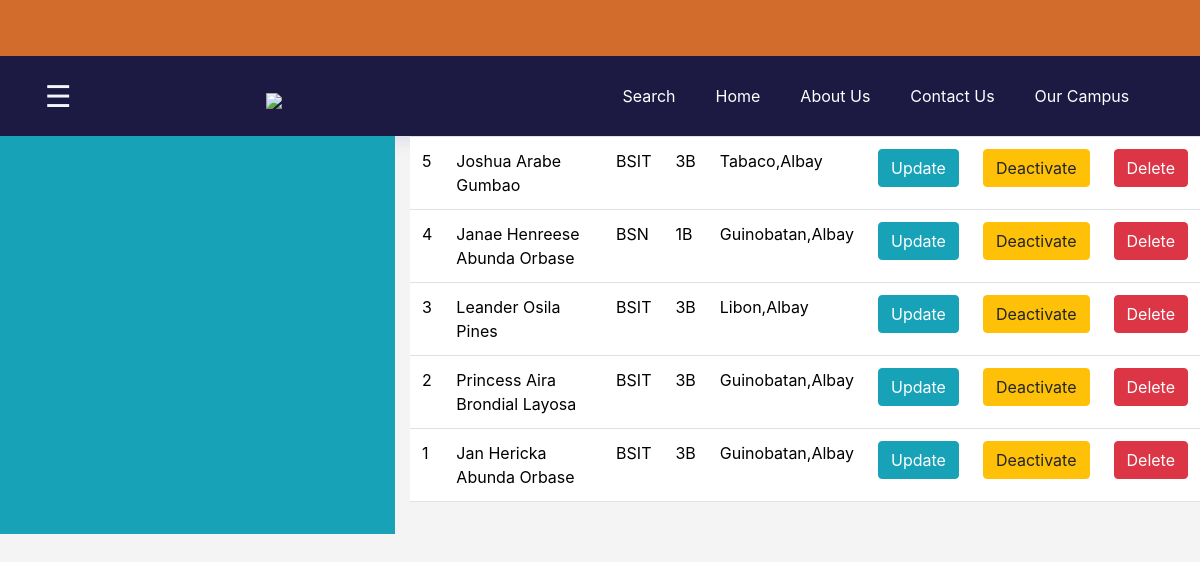
Page /admin/index.php?page=manage (signed in) on the committed database.
### tables this page shows
CREATE TABLE `student_info` (
  `student_id` int(11) NOT NULL,
  `password` varchar(55) NOT NULL,
  `email` varchar(100) NOT NULL,
  `firstname` varchar(55) NOT NULL,
  `middlename` varchar(55) NOT NULL,
  `lastname` varchar(150) NOT NULL,
  `course` varchar(150) NOT NULL,
  `section_year` varchar(55) NOT NULL,
  `student_status` varchar(55) NOT NULL,
  `birthdate` date NOT NULL,
  `gender` varchar(10) NOT NULL,
  `contact_number` varchar(22) NOT NULL,
  `address` text NOT NULL,
  `city` varchar(50) NOT NULL,
  `province` varchar(50) NOT NULL,
  `zip_code` varchar(10) NOT NULL,
  `date_added` timestamp NOT NULL DEFAULT current_timestamp(),
  `user_type` char(1) NOT NULL DEFAULT 'S' COMMENT 'U=User S=Student A=Admin',
  `user_status` char(1) NOT NULL DEFAULT 'A',
  `user_id` int(11) NOT NULL
);

### admin/index.php (the view, shortened to what this page needs)
<?php
include_once "../dbconnect.php";
?>
<!DOCTYPE html>
<html lang="en">
<head>
    <link rel="stylesheet" href="../css/bootstrap.css">
</head>
<body>
<!DOCTYPE html>
<html lang="en">
<head>
<link rel="stylesheet" href="css/bootstrap.css">
<link rel="stylesheet" href="../style/user.css">
<link rel="stylesheet" href="../style/profile_tab.css">
<link href="https://stackpath.bootstrapcdn.com/bootstrap/4.3.1/css/bootstrap.min.css" rel="stylesheet">
</head>
</head>
<body>
<?php if(isset($_GET['page'])){
    if($_GET['page'] == 'home'){
        include_once "../a_nav_bar.php";
        ?>
    <main>
        <div class="school-img-container">
                <div class="img-container">
                    <img src="https://bupcvmgo.weebly.com/uploads/6/5/0/9/65099011/bu-torch-of-wisdom_1_orig.jpg"
                        alt="School img" class="school-img">
                    <h1 class="img-title1">
                    Bicol University Polangui Campus
                    </h1>
                    <h1 class="img-title2">
                    Characterized by productive scholarship, transformative leadership, collaborative service,
                    and distinctive character for sustainable societies
                    </h1>
                </div>
            <div class="about-img-container">
                <div style="display: flex; align-items: center; justify-content: space-between; border: 1px solid #ccc; padding: 10px;">
                        <p style="margin-left: 5vh ;">
                        <div class="aboutbupc">
                            <h3 style="font-size: 20px; padding-top:8vh; margin-bottom: 30px; color: #D16C2D ">
                                <strong>Mission, Vision & Quality Policy</strong></h3>
                            <h4 style="font-size: 30px; line-height: 30px; margin-bottom: 20px; color: #1a73e8; font-family: 'PT Serif'; font-weight: 400; text-transform: none; letter-spacing: 7px; font-style: italic; margin-bottom:15px;">
                                Mission
                            </h4>
                            <p >The Bicol University shall give professional and technical training,
                                and provide advanced and specialized instruction in literature, philosophy, the sciences and arts, besides providing for the promotion of scientific and technological researches (RA 5521, Sec. 3.0).</p>
                            <h5 style="font-size: 30px; padding-top: 5vh; line-height: 30px; margin-bottom: 20px; color: #1a73e8; font-family: 'PT Serif'; font-weight: 400; text-transform: none; letter-spacing: 7px; font-style: italic;">
                                Vision
                            </h5>
                            <p >A University for Humanity characterized by productive scholarship, transformative leadership,
                                collaborative service, and distinctive character for sustainable societies.</p>
                            <h6 style="font-size: 30px;padding-top: 5vh; line-height: 20px; margin-bottom: 30px; color: #1a73e8; font-family: 'PT Serif'; font-weight: 400; text-transform: none; letter-spacing: 7px; font-style: italic;">
                            Quality Policy
                            </h6>
                            <p >Bicol University commits to continually strive for excellence in instruction, research, and
                                extension by meeting the highest level of clientele satisfaction and adhering to quality standards and applicable statutory and regulatory requirements</p>
                        </div>
                        </p>
                        <img src="https://bicol-u.edu.ph/wp-content/themes/yootheme/cache/c9/Catangui-Official-2024-c9628f34.webp"
                            alt="Vision image" alt="Image" style=" height: auto;">
            </div>
    <h1 class="uk-margin-small" id="page#4">     Dr. Mary Joy B. Catangui    </h1>
    <h2 class="uk-h3 uk-text-primary uk-margin-small" id="text#5">  Dean, Polangui Campus    </h2>
    <div class="el-item uk-margin-remove-first-child uk-active" id="uk-tab-6" role="tabpanel" aria-labelledby="uk-tab-5">
</div>
<hr>
        <section id="about-us-section">
            <div class="about-us-container">
                <h2 class="aboutus-heading">About Us</h2>
                <p>
                    <strong class="subheading">
                          BICOL UNIVERSITY
                      </strong>
                      Bicol University is the premier state university in Bicol region founded on June 21, 1969 through the passage of RA 5521. As an institution promoting Scholarship, Leadership, Character, and Service as its core values, BU has risen to SUC Level IV status.
                      Internal Quality Assurance Office
                    “Ensuring Excellence in Education”
                    The Internal Quality Assurance (IQA) Office is dedicated in developing and implementing a comprehensive quality assurance system aimed at maintaining, monitoring, and enhancing the academic standards of the programs offered by the University.
                    The IQA Office strives to meet the highest levels of client satisfaction while adhering to established quality standards. The commitment of the office to continuous improvement ensures not only upholding but also elevating the educational experience of the students and stakeholders
                </p>
                <h2>
                <img src="../img/logo_1.png" alt="Website Logo" width="100">
                </h2>
            </div>
        </section>
        <section class="our-school-map" id="campus-on-map">
            <h2 class="location-heading">
                  Find Our Location On Map
              </h2>
            <iframe src=
"https://mapcarta.com/Bicol_University_Polangui_Campus_R13027320/Map"
                    width="100%" height="450"
                    style="border:0;"
                    loading="lazy"
>
              </iframe>
        </section>
        <section id="contact-form">
            <h2 class="contact-form-heading">
              Contact Us Form
              </h2>
            <div class="container">
                <form id="contactForm">
                    <div class="form-group">
                        <label for="fullName">
                          Full Name
                          </label>
                        <input type="text" id="fullName"
                               name="fullName" required>
                    </div>
                    <div class="form-group">
                        <label for="email">Email</label>
                        <input type="email" id="email"
                               name="email" required>
                    </div>
                    <div class="form-group">
                        <label for="phone">Phone</label>
                        <input type="text" id="phone"
                               name="phone" required>
                    </div>
                    <div class="form-group">
                        <label for="message">Message</label>
                        <textarea id="message" name="message"
                                  required>
                          </textarea>
                    </div>
                    <button type="submit">Submit</button>
                </form>
            </div>
        </section>
    <div class="bottom-border">
        <p>BUPC Student Registration Portal. All Rights Reserved.</p>
    </div>
    </main>
    <script src="index.js"></script>
    <script>
</script>
</body>
</html>
    <?php }
    else if($_GET['page'] == 'manage'){
        include_once "../a_nav_bar.php";
        ?>
        <div class="row">
            <div class="col-4 bg-info text-light">
    </div>
           <div class="col-8">
               <?php
                    $sql_get_student = "SELECT * FROM `student_info`
                                        WHERE `user_status`='A' order by student_id DESC";
                    $get_result = mysqli_query($conn, $sql_get_student);
               ?>
               <table class="table">
                   <?php
                       while ($row = mysqli_fetch_assoc($get_result) ){ ?>
                        <tr>
                            <td><?php echo $row['student_id'];?></td>
                            <td><?php echo $row['firstname'] . ' ' . $row['middlename'] . ' ' . $row['lastname']; ?></td>
                            <td><?php echo $row['course'];?></td>
                            <td><?php echo $row['section_year'];?></td>
                            <td><?php echo $row['city'] . ',' . $row['province'];?></td>
                            <td> <a href="../admin/index.php?page=manage&update_student=<?php echo $row['student_id'];?>" class="btn btn-info">Update</a> </td>
                            <td> <a href="../admin/index.php?page=manage&deactivate_student=<?php echo $row['student_id'];?>" class="btn btn-warning">Deactivate</a></td>
                            <td> <a href="../admin/index.php?page=manage&delete_student=<?php echo $row['student_id'];?>" class="btn btn-danger">Delete</a></td>
                        </tr>
                       <?php
                       }
                   ?>
               </table>
        </div>
        <?php }
        }
        else {
        }
        ?>
    </body>
    </html>

### a_nav_bar.php (shortened to what this page needs)
<!DOCTYPE html>
<html lang="en">
<head>
    <link rel="stylesheet" href="css/bootstrap.css">
    <link rel="stylesheet" href="../style/user.css">
    <link href="https://stackpath.bootstrapcdn.com/bootstrap/4.3.1/css/bootstrap.min.css" rel="stylesheet">
    </head>
<body>
    <div class="top-border"></div>
    <header class="header">
<span style="font-size:30px;cursor:pointer; color:aliceblue; margin-right: 5vh;" onclick="openNav()">&#9776; </span>
    <a href="/">
        <img src="https://bicol-u.edu.ph/wp-content/themes/yootheme/cache/ee/bu-logo-stroke-ee0c8bfd.webp">
          </a>
        <nav class="navbar">
            <ul class="navbar-lists" id="myTopnav">
                 <li>
                        <a class="navbar-link service-link" href="search_bar1.php">
                         Search
                        </a>
                 </li>
                  <li>
                          <a class="navbar-link home-link" href="index.php?page=home">
                              Home</a>
                  </li>
                <li>
                          <a class="navbar-link about-link"
                           href="#about-us-section">
                              About Us
                          </a>
                </li>
                <li>
                          <a class="navbar-link contact-link"
                           href="#contact-form">
                          Contact Us
                          </a>
                  </li>
                <li><i class="fas fa-map-marked-alt"></i>
                      <a class="navbar-link contact-link"
                       href="#campus-on-map">
                      Our Campus
                      </a>
                  </li>
            </ul>
        </nav>
    </header>
</body>
</html>

### style/user.css (style rules this page uses)
.top-border { position: relative; width: 100%; height: 7vh; background-color: rgb(209, 108, 45); }
body { font-family: 'Lato', sans-serif; }
* { margin: 0; padding: 0; box-sizing: border-box; }
html { overflow-x: hidden; }
:root { --primary-color: #7f8af0; --secondary-color: #212121; --bg: #fff; --text-color: #333; --bg-gray: #f2f2f2; --header-green-color: #f7f8f7; }
body { font-family: Arial, sans-serif; background-color: #fff; color: #333; line-height: 1.6; }
.header img { width: 300px; height: auto; }
a { text-decoration: none; color: #8490ff; transition: color 0.3s ease; }
.header { padding: 1.6rem 2.8rem; display: flex; justify-content: space-between; align-items: center; background-color:rgb(28, 25, 66); box-shadow: 0px 0px 20px 0px rgba(46, 56, 148, 0.2); width: 100%; height: 10vh; }
.header img { height: 30px; padding-top: 8px; margin-right: 20vh; }
.navbar-lists { list-style-type: none; margin: 0; padding: 0; display: flex; }
.navbar-lists li { margin-right: 20px; }
.navbar-lists li:last-child { margin-right: 0; }
.navbar-link { color: #fff; padding: 10px; transition: background-color 0.3s; }
.header img { max-width: 100%; height: auto; box-sizing: border-box; }

### style/profile_tab.css (style rules this page uses)
body { background-color: #f4f4f4 !important; }
* { box-sizing: border-box; }
body { font-family: 'Open Sans', sans-serif; color: #222; }

### rows in the picture
student_info: student_id "5", firstname "Joshua", middlename "Arabe", lastname "Gumbao", course "BSIT", section_year "3B", city "Tabaco", province "Albay"
student_info: student_id "4", firstname "Janae Henreese", middlename "Abunda", lastname "Orbase", course "BSN", section_year "1B", city "Guinobatan", province "Albay"
student_info: student_id "3", firstname "Leander", middlename "Osila", lastname "Pines", course "BSIT", section_year "3B", city "Libon", province "Albay"
student_info: student_id "2", firstname "Princess Aira", middlename "Brondial", lastname "Layosa", course "BSIT", section_year "3B", city "Guinobatan", province "Albay"
student_info: student_id "1", firstname "Jan Hericka", middlename "Abunda", lastname "Orbase", course "BSIT", section_year "3B", city "Guinobatan", province "Albay"
